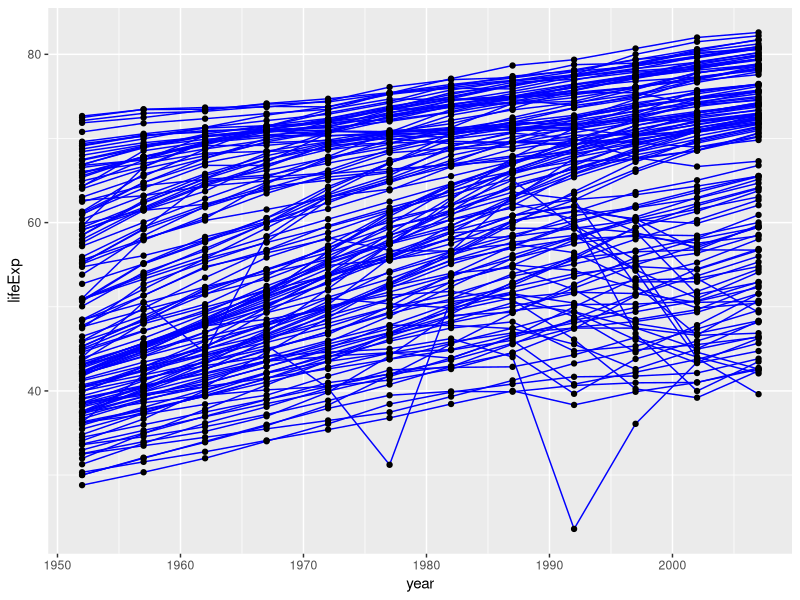
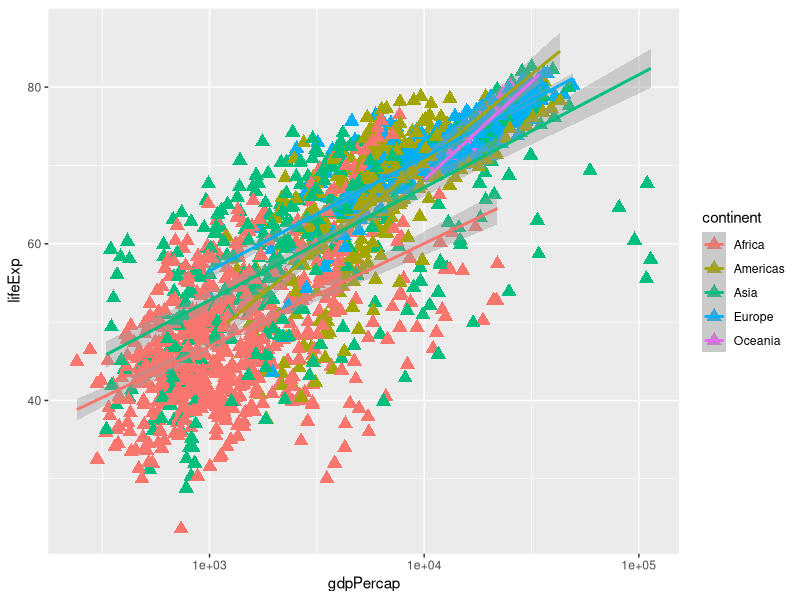
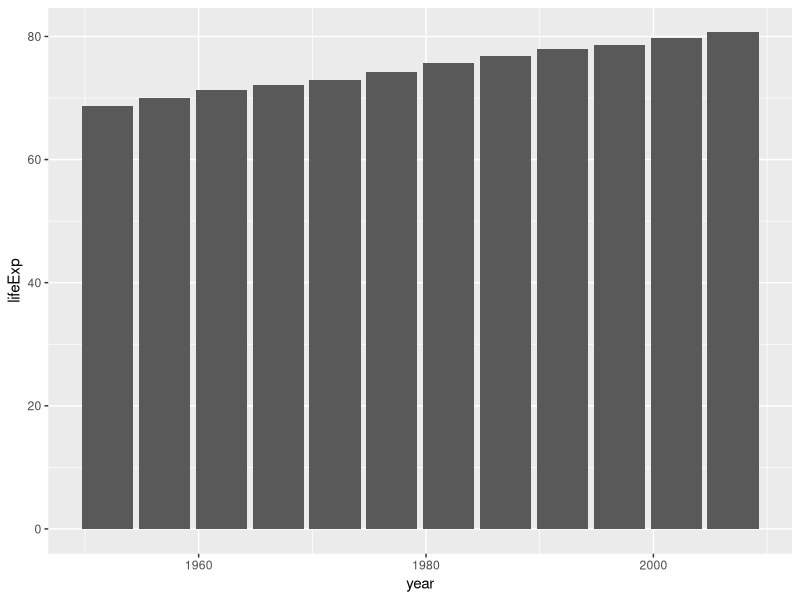
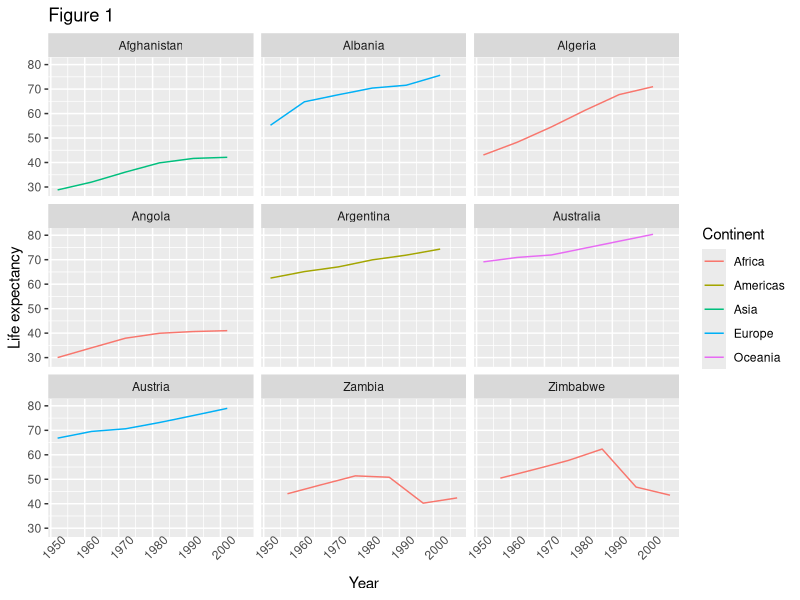
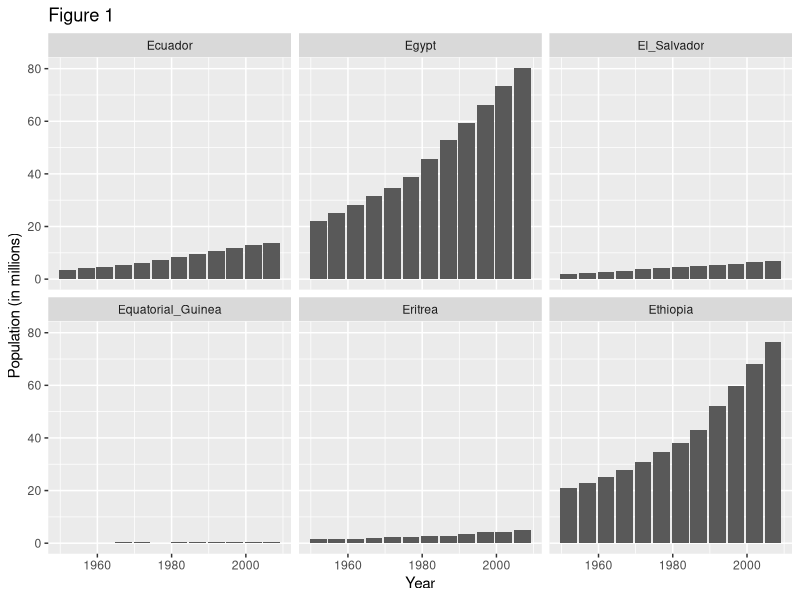

Reproduce these figures in R, in order.
install.packages("ggplot2")

library(ggplot2)

gapminder <-read.table("gapminder.txt", header = TRUE)

head(gapminder)

ggplot(data = gapminder, aes(x = year, y = lifeExp, by = country)) + 
  geom_line(color = 'blue') +
  geom_point()

ggplot(data = gapminder, aes(x = gdpPercap, y = lifeExp, color = continent)) +
  geom_point(size = 3.5, shape = 17) + 
  scale_x_log10() +
  geom_smooth(method = 'lm')

az_row <- startsWith(as.vector(gapminder$country), c('A','Z'))
az_countries <- gapminder[az_row, ]
lifeExpplot <- ggplot(data = az_countries, aes(x = year, y = lifeExp, color=continent)) +
  geom_line() + facet_wrap( ~ country) +
  labs(
    x = "Year",              # x axis title
    y = "Life expectancy",   # y axis title
    title = "Figure 1",      # main title of figure
    color = "Continent"      # title of legend
  ) +
  theme(axis.text.x=element_text(angle=45), axis.ticks.x=element_blank())

ggsave(filename = "lifeExp.png", plot = lifeExpplot, width = 12, height = 10, dpi = 300, units = "cm")


#Challenge 6a

Canlifeexp <-  gapminder[gapminder$country == 'Canada', ]
ggplot(data = Canlifeexp, aes(x = year, y = lifeExp)) +
  geom_col()


#Challenge 6b

erow <- startsWith(as.vector(gapminder$country), 'E')
popsize <-  gapminder[erow, ]
ecountplot <- ggplot(data = popsize, aes(x = year, y = pop/1000000)) +
  geom_bar(stat = 'identity') + facet_wrap( ~ country) +
  labs(
    x = "Year",              # x axis title
    y = "Population (in millions)",   # y axis title
    title = "Figure 1",      # main title of figure
    color = "Continent"      # title of legend
  ) 

ggsave(filename = "PopofEcountries.png", plot = ecountplot, width = 12, height = 10, dpi = 300, units = "cm")
